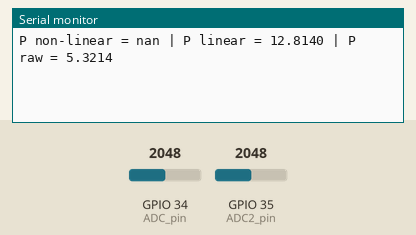
This program was run on a simulated ESP32-S2. Shown: the last lines printed to the serial monitor. The inputs (shaded band) are chosen by the test bench; at power-on: GPIO 34 (ADC_pin) = 2048, GPIO 35 (ADC2_pin) = 2048.

Above: at 1.2 s.
1.3 s: GPIO 34 (ADC_pin) set to 2866
At 2.7 s:
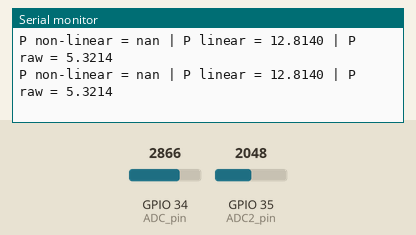
2.8 s: GPIO 35 (ADC2_pin) set to 2866
At 4.1 s:
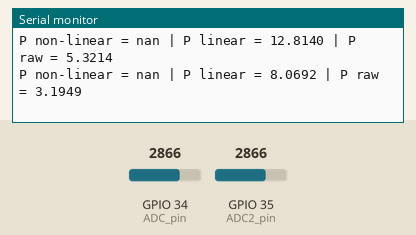
4.3 s: GPIO 34 (ADC_pin) set to 3603
At 5.1 s:
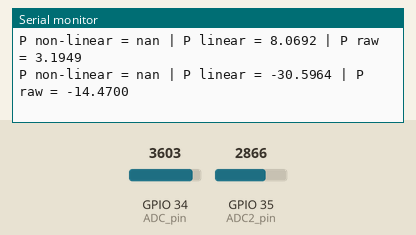
5.8 s: GPIO 35 (ADC2_pin) set to 3603
At 6.8 s:
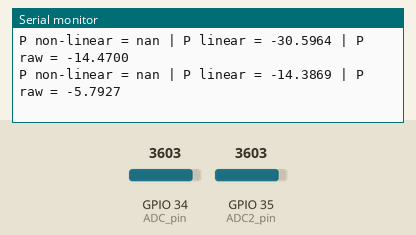
Timing chart, 0 to 8.3 s (numbered marks = the images above; inputs shaded):
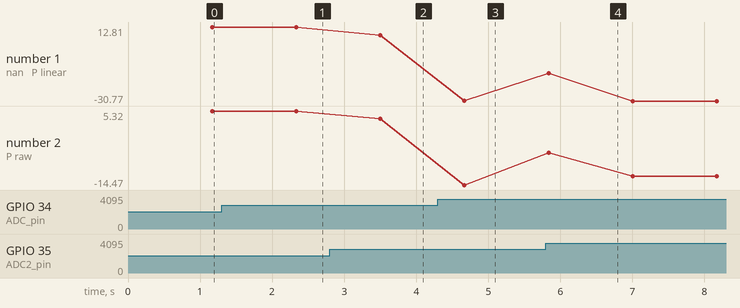

The program:

main.cpp
```cpp
#include <Arduino.h>
/*
      This is for ESP32 ADC ONLY!!! [successive-approximation-register]
      This code is from datasheets and example form espressif
      datasheet esp32 ----> https://docs.espressif.com/projects/esp-idf/en/v4.4.3/esp32/api-reference/peripherals/adc.html#adc-channels
      tutorial        ----> https://embeddedexplorer.com/esp32-adc-esp-idf-tutorial/
      Code ADC Accuracy-Improvement from G6EJD

    +----------+-------------+-----------------+
    |          | attenuation | suggested range |
    |    SoC   |     (dB)    |      (mV)       |
    +==========+=============+=================+
    |          |       0     |    100 ~  950   |
    |          +-------------+-----------------+
    |          |       2.5   |    100 ~ 1250   |
    |   ESP32  +-------------+-----------------+
    |          |       6     |    150 ~ 1750   |
    |          +-------------+-----------------+
    |          |      11     |    150 ~ 2450   |
    +----------+-------------+-----------------+
    |          |       0     |      0 ~  750   |
    |          +-------------+-----------------+
    |          |       2.5   |      0 ~ 1050   |
    | ESP32-S2 +-------------+-----------------+
    |          |       6     |      0 ~ 1300   |
    |          +-------------+-----------------+
    |          |      11     |      0 ~ 2500   |
    +----------+-------------+-----------------+
*/

//--------------include lib from datasheet--------------------//
#include <driver/adc.h>
#include <esp_adc_cal.h>
//------------------------------------------------------------//

// define ADC pin
#define ADC_pin 34
#define ADC2_pin 35


/*
   find divider reduces voltage by voltage divider formula
   example in this case R1 = 29890.00 and R2 = 7485.00
      Vo = 7485 /(29890 + 7485) * Vin
      Vo = 0.200267 * Vin
   So the divider reduces voltage to ~20.03% of input.
   and it have so many way to find voltage Offset

   normal with non - Calibration will get voltage by
   find Divider gain:
   Divider gain = (R1 + R2) / R2 ==> theoretical scaling

   calculate Vmeasure:
   Vmeasure = Vadc * Divider gain

  ? 1.Single-point Calibration  ==> good for only specific Voltage value
      this method is Works fine if you don’t need perfect accuracy across the whole range.

      find Calibration factor:
      Calibration factor = Vtrue / Vmeasure

      V_calibrated = Vadc * Divider gain * Calibration factor
      and we can use another Calibration value to make value more accurate by
      adding Correction factor in to this calibration

      Correction factor is the internal voltage that the ADC
      (Analog-to-Digital Converter) uses as its "measurement yardstick".
      On the ESP32, it’s nominally 1100 mV (1.1 V).
      That means the ADC compares the input voltage to this reference to decide the digital code.
      Unlike some MCUs (like Arduino Uno with a very stable 5.0 V reference),
      the ESP32’s Vref is not fixed — it varies between 1000 mV and 1200 mV depending on the chip.
      so we can use { esp_adc_cal_characterize() } to read vref and we can make value more accurate

             !Correction factor =  1100 / Vref(esp_adc_cal_characterize)

      In final form is:

             !V_calibrated = Vadc * Divider gain * Calibration factor * Correction factor

  ? 2.Two-point Calibration [linearity]     ==> good for specific voltage interval
      this method will remove Slope error and Offset error

      Vmeasure_1 = First measure Value
      Vmeasure_2 = Second measure Value

      Vtrue_1 = First true Value
      Vtrue_2 = Second true Vlaue

             !slope = (Vtrue_2 - Vtrue_1) / (Vmeasure_2 - Vmeasure_1)

      it slope from 2 point
      it can be calculate with linear formula y = ax + b
      from this equaltion we will need to find "b" coefficient and we know y and x in this equation
      y = Vtrue , x = Vmeasure , "a" = slope

      we get:
             Vtrue = (slope * Vmeasure) + b
      and we calculate to find "b" substitute variable values from (Vmeasure_1,Vtrue_1):
             b = Vtrue_1 - (slope * Vmeasure_1)
      It will be said that:
             offset = b
      in final from we get:
             !V_calibrated = (slope * Vmeasure) + offset

  ? 3.2nd-order polynomial --> quadratic calibration [non-linearity]     ==> best if you measure 3+ calibration voltages, accounts for ESP32 ADC non-linearity

   Vmeasure1,2,3 = Voltage from Sensor

   Vtrue1,2,3 = Voltage from Meter

  find V_calibrated by quadratic formula and you find coefficients "α" , "β" , "γ"
  by Plugging each point of Vmeasure and Vtrue into the quadratic formula
  so we will get system of equations:

  |     Vtrue1 = (α * Vmeasure1)^2 + (β * Vmeasure1) + γ ---1
  |     Vtrue2 = (α * Vmeasure2)^2 + (β * Vmeasure2) + γ ---2
  |     Vtrue3 = (α * Vmeasure3)^2 + (β * Vmeasure3) + γ ---3

  form this system of equations you can solve for coefficients "α" , "β" , "γ"
  and in final we will get calibration curve is:
             !V_calibrated = (α * Vmeasure)^2 + (β * Vmeasure) + γ
*/

bool DEBUG = true;

const float R1 = 29860.00000; // Resistor 1
const float R2 = 7450.00000;  // Resistor 2

esp_adc_cal_characteristics_t adc_chars;

float determinant3x3(float cof[3][3]){

  // For a matrix A =
  // | a b c |
  // | d e f |
  // | g h i |
  // The determinant |A| = a(ei − fh) − b(di − fg) + c(dh − eg)

  return cof[0][0]*(cof[1][1]*cof[2][2]-cof[1][2]*cof[2][1])
       - cof[0][1]*(cof[1][0]*cof[2][2]-cof[1][2]*cof[2][0])
       + cof[0][2]*(cof[1][0]*cof[2][1]-cof[1][1]*cof[2][0]);
}

float Unadjusted_ADC_Read_V(adc1_channel_t Raw_AnalogPIN)
{  delay(100);
  long Sum = 0;
  const int Number_of_Sample = 100.000;
  for (int sample = 0; sample < Number_of_Sample; sample++)
  {
    Sum += adc1_get_raw(Raw_AnalogPIN);
  }
  const float AVG_Raw_AnalogValue = Sum / (float)Number_of_Sample;
  const float VoltageADC = (map(AVG_Raw_AnalogValue, 4095, 0, 0, 4095) * 3.300) / 4096.000;
  const float divider_gain = (R1 + R2) / R2;
  const float Voltage = VoltageADC * divider_gain;
  return Voltage;
}

float SingleP_Calibration_voltage_Read(
    adc1_channel_t Raw_AnalogPIN,
    float Vtrue,
    float Vmeter,
    float Manual_calibration)
{
  // find Average value
  long Sum = 0;
  const int Number_of_Sample = 100.000;
  for (int sample = 0; sample < Number_of_Sample; sample++)
  {
    Sum += adc1_get_raw(Raw_AnalogPIN);
  }
  const float AVG_Raw_AnalogValue = Sum / (float)Number_of_Sample;

  // Calculate voltage
  const float VoltageADC = (map(AVG_Raw_AnalogValue, 4095, 0, 0, 4095) * 3.300) / 4096.000;

  // Calculate Divider gain
  const float divider_gain = (R1 + R2) / R2;

  // Calculate Calibration factor
  const float Calibration_factor = Vtrue / Vmeter;

  // Calculate Correction_factor
  const float Correction_factor = 1100.0000 / adc_chars.vref;

  // Calculate manual Calibration
  const float Manual_calibrate = Manual_calibration; // Adjust for ultimate accuracy if reading too high then use e.g. 0.99, too low use 1.01

  // Calculate Calibration_Voltage
  const float Calibration_Voltage = VoltageADC * divider_gain * Calibration_factor * Manual_calibrate * Correction_factor;
  return Calibration_Voltage;
}
float Linear_Calibration_voltage_Read(
    adc1_channel_t Raw_AnalogPIN,
    float Vtrue_1,
    float Vtrue_2,
    float Vmeter_1,
    float Vmeter_2,
    float Manual_calibration)
{
  // find Average value
  long Sum = 0;
  int Number_of_Sample = 100.000;
  for (int sample = 0; sample < Number_of_Sample; sample++)
  {
    Sum += adc1_get_raw(Raw_AnalogPIN);
  }
  float AVG_Raw_AnalogValue = Sum / (float)Number_of_Sample;

  // Calculate voltage
  const float VoltageADC = (map(AVG_Raw_AnalogValue, 4095, 0, 0, 4095) * 3.300) / 4096.000;
  //uint32_t Vadc_pin_mv = esp_adc_cal_raw_to_voltage((4095.000 - AVG_Raw_AnalogValue), &adc_chars);
  //float VoltageADC = Vadc_pin_mv / 1000.0f;

  // Calculate Divider gain
  const float divider_gain = (R1 + R2) / R2;

  // Calculate slope and find offset coefficient
  float slope;
  float offset;

  if (fabs(Vmeter_2 - Vmeter_1) < 1e-6)
  {
    slope = 1.0f;
    offset = 0.0f;
  }
  else
  {
    slope = (Vtrue_2 - Vtrue_1) / (Vmeter_2 - Vmeter_1);
    offset = Vtrue_1 - (slope * Vmeter_1);
  }

  // Calculate Correction_factor
  const float Correction_factor = 1100.0000 / adc_chars.vref;

  // Calculate Calibration_Voltage

  // const float CAL_SLOPE  = 0.985139f;   // a
  // const float CAL_OFFSET = 0.054606f;   // b


  const float Calibration_Voltage = (slope * (VoltageADC * divider_gain)* Manual_calibration) + offset;
  return Calibration_Voltage;
}

float Non_Linear_Calibration_voltage_Read(
    adc1_channel_t Raw_AnalogPIN,
    float Vtrue_1,
    float Vtrue_2,
    float Vtrue_3,
    float Vmeter_1,
    float Vmeter_2,
    float Vmeter_3,
    float Manual_calibration)
{
  long Sum = 0;
  int Number_of_Sample = 100.000;
  for (int sample = 0; sample < Number_of_Sample; sample++)
  {
    Sum += adc1_get_raw(Raw_AnalogPIN);
  }
  const float AVG_Raw_AnalogValue = Sum / (float)Number_of_Sample;

  // Calculate voltage
  const float VoltageADC = (map(AVG_Raw_AnalogValue, 4095, 0, 0, 4095) * 3.300) / 4096.000;
  //uint32_t Vadc_pin_mv = esp_adc_cal_raw_to_voltage((4095.000 - AVG_Raw_AnalogValue), &adc_chars);
  //float VoltageADC = Vadc_pin_mv / 1000.0f;

  // Calculate Divider gain
  const float divider_gain = (R1 + R2) / R2;

  const float Vmeter_1_power = Vmeter_1*Vmeter_1;
  const float Vmeter_2_power = Vmeter_2*Vmeter_2;
  const float Vmeter_3_power = Vmeter_3*Vmeter_3;
  // (x,y) = (Vmeter,Vtrue)
  // |     Vtrue1 = a(Vmeter_1)^2 + (β * Vmeter_1) + γ ---1
  // |     Vtrue2 = a(Vmeter_2)^2 + (β * Vmeter_2) + γ ---2
  // |     Vtrue3 = a(Vmeter_3)^2 + (β * Vmeter_3) + γ ---3
  //get value from system of equation

  float main_mat[3][3] = {{Vmeter_1_power, Vmeter_1, 1.000},
                          {Vmeter_2_power, Vmeter_2, 1.000},
                          {Vmeter_3_power, Vmeter_3, 1.000}};

  float MAT_A[3][3]    = {{Vtrue_1, Vmeter_1, 1.000},
                          {Vtrue_2, Vmeter_2, 1.000},
                          {Vtrue_3, Vmeter_3, 1.000}};

  float MAT_B[3][3]    = {{Vmeter_1_power, Vtrue_1, 1.000},
                          {Vmeter_2_power, Vtrue_2, 1.000},
                          {Vmeter_3_power, Vtrue_3, 1.000}};

  float MAT_C[3][3]    = {{Vmeter_1_power, Vmeter_1, Vtrue_1},
                          {Vmeter_2_power, Vmeter_2, Vtrue_2},
                          {Vmeter_3_power, Vmeter_3, Vtrue_3}};

  //solve for coefficients "α" , "β" , "γ" by Cramer's rule

  float denominator = determinant3x3(main_mat);

  const float A = determinant3x3(MAT_A) / denominator;
  const float B = determinant3x3(MAT_B) / denominator;
  const float C = determinant3x3(MAT_C) / denominator;

  // Calculate Correction_factor
  const float Correction_factor = 1100.0000 / adc_chars.vref;

  //calculate Calibration Voltage
  const float V_Unadjust = VoltageADC * divider_gain * Correction_factor;
  const float Calibration_Voltage = ((A*V_Unadjust*V_Unadjust) + (B*V_Unadjust) + C ) * Manual_calibration;
  return Calibration_Voltage;
}
float ESP32_lib_Calibration(adc1_channel_t Raw_AnalogPIN){
  long Sum = 0;
  int Number_of_Sample = 100.000;
  for (int sample = 0; sample < Number_of_Sample; sample++)
  {
    Sum += adc1_get_raw(Raw_AnalogPIN);
  }
  const float AVG_Raw_AnalogValue = Sum / (float)Number_of_Sample;

  // Calculate voltage
  const uint32_t Vadc_pin_mv = esp_adc_cal_raw_to_voltage(map(AVG_Raw_AnalogValue, 4095, 0, 0, 4095), &adc_chars);
  const float Calibration_Voltage = Vadc_pin_mv / 1000.0f;
  return Calibration_Voltage;
}

float Map_value_Calibration(adc1_channel_t Raw_AnalogPIN,
                            long ADC_raw_min,
                            long ADC_raw_max)
{
  long Sum = 0;
  int Number_of_Sample = 100.000;
  for (int sample = 0; sample < Number_of_Sample; sample++)
  {
    Sum += adc1_get_raw(Raw_AnalogPIN);
  }
  const float AVG_Raw_AnalogValue = Sum / (float)Number_of_Sample;

  //map() = first linear approximation.
  //offset correction = fine-tuning to reduce error.

  const float mV = map(AVG_Raw_AnalogValue, ADC_raw_min, ADC_raw_max, 0, 16500);
  const float offset = map(mV, 16500, 0, -1000, 1000);

  const float Calibration_Voltage = (mV + offset) / 1000.0f;
  return Calibration_Voltage;
}
float Unadjusted_ADC_Read_I(adc1_channel_t Raw_AnalogPIN){
  //const float VoltageADC = (map(AVG_Raw_AnalogValue, 4095, 0, 0, 4095) * 3.3) / 4096.00;
  //(voutI - vRef) / sensivity
  //const float Voltage = VoltageADC * ((R1 + R2) / R2);

  long Sum = 0.00;
  int Number_of_Sample = 100;
  for (int sample = 0; sample < Number_of_Sample; sample++)
  {
    Sum += adc1_get_raw(Raw_AnalogPIN);
  }
  const float AVG_Raw_AnalogValue = Sum / (float)Number_of_Sample;

  // Calculate voltageADC
  const float VoltageADC = (map(AVG_Raw_AnalogValue, 4095, 0, 0, 4095) * 3.300) / 4096.000;
  //1.5300
  const float offset = 1.5300; // find default offset voltage at no current
  float Real_voltage = VoltageADC - offset;
  float Curent = Real_voltage / 0.185; // 185mV per A for 5A version
  // if (Real_voltage < 0.00 || Curent < 0.00){
  //   Real_voltage = 0.00;
  //   Curent = 0.00;
  // }
  return Curent;
}
float Linear_Calibration_Current_Read(
    adc1_channel_t Raw_AnalogPIN,
    float Ctrue_1,
    float Ctrue_2,
    float Cmeter_1,
    float Cmeter_2,
    float Manual_calibration)
{
  // find Average value
  long Sum = 0;
  int Number_of_Sample = 100.000;
  for (int sample = 0; sample < Number_of_Sample; sample++)
  {
    Sum += adc1_get_raw(Raw_AnalogPIN);
  }
  float AVG_Raw_AnalogValue = Sum / (float)Number_of_Sample;

  // Calculate voltage
  const float VoltageADC = (map(AVG_Raw_AnalogValue, 4095, 0, 0, 4095) * 3.300) / 4096.000;

  // Calculate slope and find offset coefficient
  float slope;
  float offset;
  //1.5300
  const float offset_C = 1.5300; // find default offset voltage at no current
  float Real_voltage = VoltageADC - offset_C;
  float Current = Real_voltage / 0.185; // 185mV per A for 5A version
  // if (Real_voltage < 0.00 || Curent < 0.00){
  //   Real_voltage = 0.00;
  //   Curent = 0.00;
  // }

  if (fabs(Cmeter_2 - Cmeter_1) < 1e-6)
  {
    slope = 1.0f;
    offset = 0.0f;
  }
  else
  {
    slope = (Ctrue_2 - Ctrue_1) / (Cmeter_2 - Cmeter_1);
    offset = Ctrue_1 - (slope * Cmeter_1);
  }

  // Calculate Correction_factor
  const float Correction_factor = 1100.0000 / adc_chars.vref;

  // Calculate Calibration_Current

  const float Calibration_Current = (slope * Current * Manual_calibration) + offset;
  return Calibration_Current;
}
float data = 0.00;
void setup()
{
  Serial.begin(9600);
  pinMode(ADC_pin, INPUT);
  pinMode(ADC2_pin, INPUT);
  //adc1_config_width(ADC_WIDTH_BIT_12); // set 12 bit ADC resolution
  // Setup analog pin
  esp_adc_cal_characterize(ADC_UNIT_1,
                           ADC_ATTEN_DB_12,
                           ADC_WIDTH_BIT_12,
                           0, &adc_chars);
}

float Non_Linear_Calibration_Current_Read(
    adc1_channel_t Raw_AnalogPIN,
    float Ctrue_1,
    float Ctrue_2,
    float Ctrue_3,
    float Cmeter_1,
    float Cmeter_2,
    float Cmeter_3,
    float Manual_calibration)
{
  long Sum = 0;
  int Number_of_Sample = 100.000;
  for (int sample = 0; sample < Number_of_Sample; sample++)
  {
    Sum += adc1_get_raw(Raw_AnalogPIN);
  }
  const float AVG_Raw_AnalogValue = Sum / (float)Number_of_Sample;

  // Calculate voltage
  const float VoltageADC = (map(AVG_Raw_AnalogValue, 4095, 0, 0, 4095) * 3.300) / 4096.000;

  // Calculate Divider gain
  //const float divider_gain = (R1 + R2) / R2;
  const float offset_C = 1.5300; // find default offset voltage at no current
  float Real_voltage = VoltageADC - offset_C;
  float Current = Real_voltage / 0.185;

  const float Cmeter_1_power = Cmeter_1*Cmeter_1;
  const float Cmeter_2_power = Cmeter_2*Cmeter_2;
  const float Cmeter_3_power = Cmeter_3*Cmeter_3;
  // (x,y) = (Vmeter,Vtrue)
  // |     Vtrue1 = a(Vmeter_1)^2 + (β * Vmeter_1) + γ ---1
  // |     Vtrue2 = a(Vmeter_2)^2 + (β * Vmeter_2) + γ ---2
  // |     Vtrue3 = a(Vmeter_3)^2 + (β * Vmeter_3) + γ ---3
  //get value from system of equation

  float main_mat[3][3] = {{Cmeter_1_power, Cmeter_1, 1.000},
                          {Cmeter_2_power, Cmeter_2, 1.000},
                          {Cmeter_3_power, Cmeter_3, 1.000}};

  float MAT_A[3][3]    = {{Ctrue_1, Cmeter_1, 1.000},
                          {Ctrue_2, Cmeter_2, 1.000},
                          {Ctrue_3, Cmeter_3, 1.000}};

  float MAT_B[3][3]    = {{Cmeter_1_power, Ctrue_1, 1.000},
                          {Cmeter_2_power, Ctrue_2, 1.000},
                          {Cmeter_3_power, Ctrue_3, 1.000}};

  float MAT_C[3][3]    = {{Cmeter_1_power, Cmeter_1, Ctrue_1},
                          {Cmeter_2_power, Cmeter_2, Ctrue_2},
                          {Cmeter_3_power, Cmeter_3, Ctrue_3}};

  //solve for coefficients "α" , "β" , "γ" by Cramer's rule

  float denominator = determinant3x3(main_mat);

  const float A = determinant3x3(MAT_A) / denominator;
  const float B = determinant3x3(MAT_B) / denominator;
  const float C = determinant3x3(MAT_C) / denominator;

  // Calculate Correction_factor
  const float Correction_factor = 1100.0000 / adc_chars.vref;

  //calculate Calibration Voltage
  const float C_Unadjust = Current * Correction_factor;
  const float Calibration_Current = ((A*C_Unadjust*C_Unadjust) + (B*C_Unadjust) + C ) * Manual_calibration;
  return Calibration_Current;
}

// ADC_pin 34
void loop()
{
  //!---------------------------- ----> Normal Calculation <---- ----------------------------
  float raw = Unadjusted_ADC_Read_V(ADC1_CHANNEL_6);

  //!---------------------------- ----> METHOD 1 <---- ----------------------------
  // data = SingleP_Calibration_voltage_Read(ADC1_CHANNEL_6,//Pin 34
  //                                               3.3300,        //Vtrue
  //                                               2.6431,        //Vmeter
  //                                               1.0235);       //manual calibrate

  //!---------------------------- ----> METHOD 2 <---- ----------------------------
  float Vdata = Linear_Calibration_voltage_Read(ADC1_CHANNEL_6, // Pin 34
                                               1.5038,  // Vtrue_1
                                               9.0000,   // Vtrue_2
                                               0.8473, // Vmeter_1
                                               8.3319, // Vmeter_2
                                               1.000 ); // manual calibrate

  // //!---------------------------- ----> METHOD 3 <---- ----------------------------
  float Vdata1 = Non_Linear_Calibration_voltage_Read(ADC1_CHANNEL_6, // Pin 34
                                             2.52,    // Vtrue_1
                                             9.988,      // Vtrue_2
                                             14.978,    // Vtrue_3
                                             1.852,   // Vmeter_1
                                             9.3042,    // Vmeter_2
                                             15.1749, // Vmeter_3
                                             1.000 ); // manual calibrate

  //!---------------------------- ----> METHOD 4 <---- ----------------------------
  // data = Map_value_Calibration(ADC1_CHANNEL_6 , 142 ,3145);

  //!---------------------------- ----> METHOD 5 <---- ----------------------------
  // data = ESP32_lib_Calibration(ADC1_CHANNEL_6);

  float raw1 = Unadjusted_ADC_Read_I(ADC1_CHANNEL_7);

  data = Linear_Calibration_Current_Read(ADC1_CHANNEL_7,
                                         1.385,  // Ctrue_1
                                         4.00,   // Ctrue_2
                                         0.6182, // Cmeter_1
                                         1.9726, // Cmeter_2
                                         1.000 ); // manual calibrate

  float data1 = Non_Linear_Calibration_Current_Read(ADC1_CHANNEL_7,
                                         0.803,    // Ctrue_1
                                         2.005,      // Ctrue_2
                                         4.089,    // Ctrue_3
                                         0.4222,   // Cmeter_1
                                         1.0445,    // Cmeter_2
                                         2.0945, // Cmeter_3
                                         1.000 ); // manual calibrate
  //Serial.println("Current = " + String(data, 4) + " A");
  delay(1000);
  // if (DEBUG == true)
  // {
  //   Serial.println("");
  //   delay(1000);
  //Serial.println("Calibration_Current_non = " + String(data1, 4) +" | "+ "Calibration_Current = " + String(data, 4) + " | " + "Uncalibration_Current = " + String(raw, 4));
  //Serial.println("Voltage = " + String(raw, 4) +" | "+ "Current = " + String(raw1, 4) + " | " + "Power = " + String(raw*raw1, 4));
  Serial.println("P non-linear = " + String(Vdata1*data1, 4) + " | " + "P linear = " + String(Vdata*data, 4) + " | " + "P raw = " + String(raw*raw1, 4));
  //   Serial.print("-------------------------------------------------------------");
  //   Serial.println("");
  // }
}
```

Measured:
- plotted number 1: -30.6 → -30.77 after the input at 5.8 s
- plotted number 2: -14.47 → -12.16 after the input at 5.8 s
